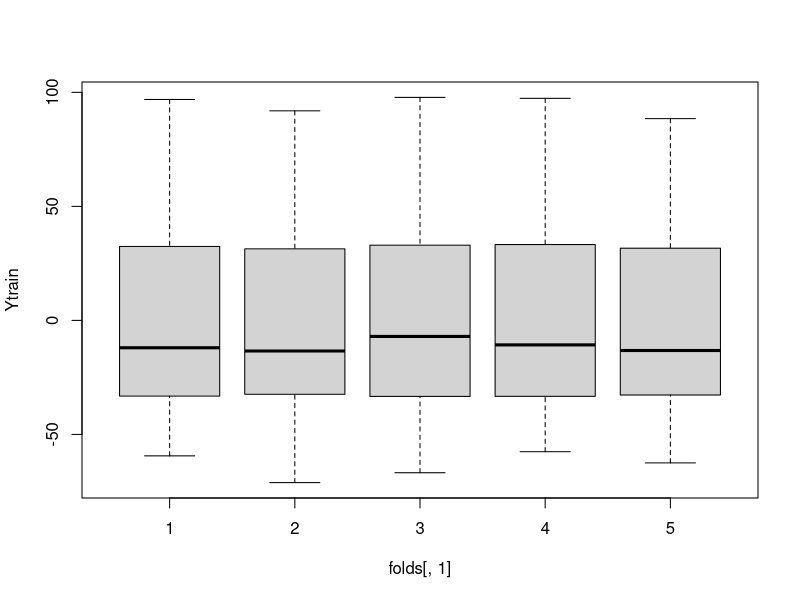
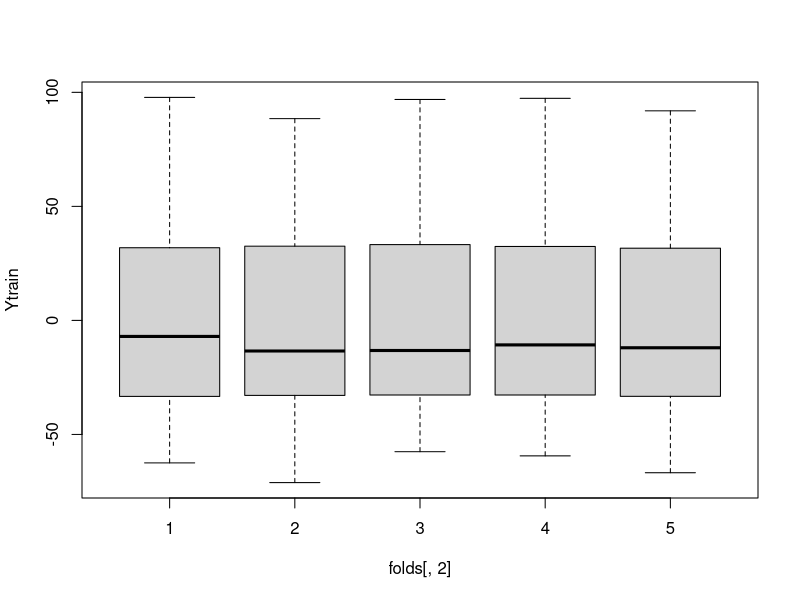
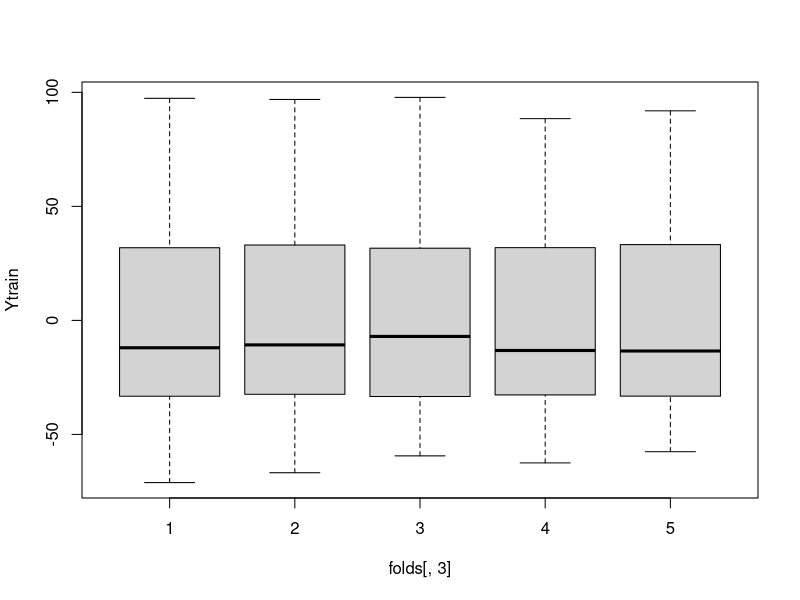
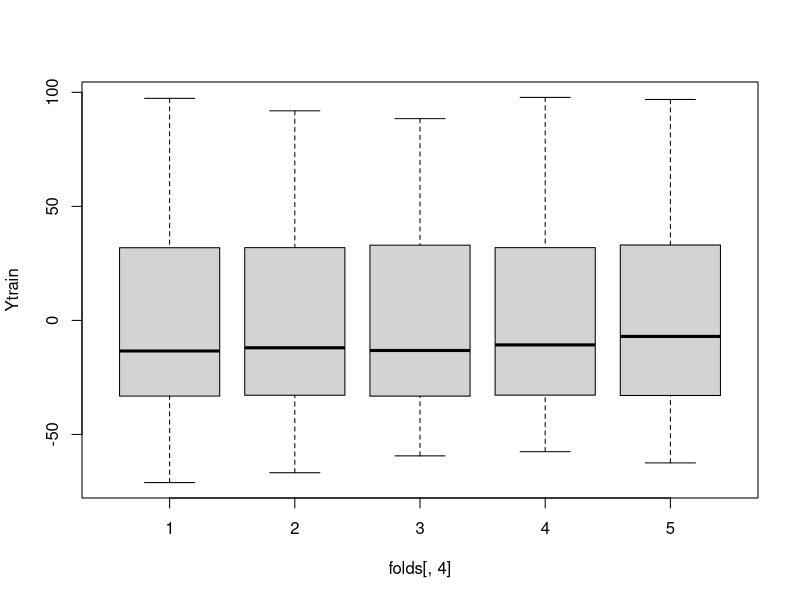
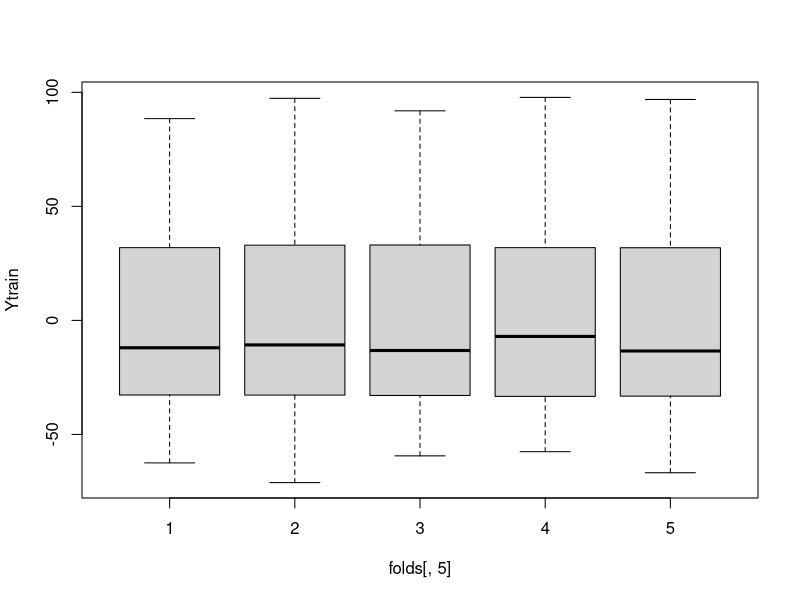
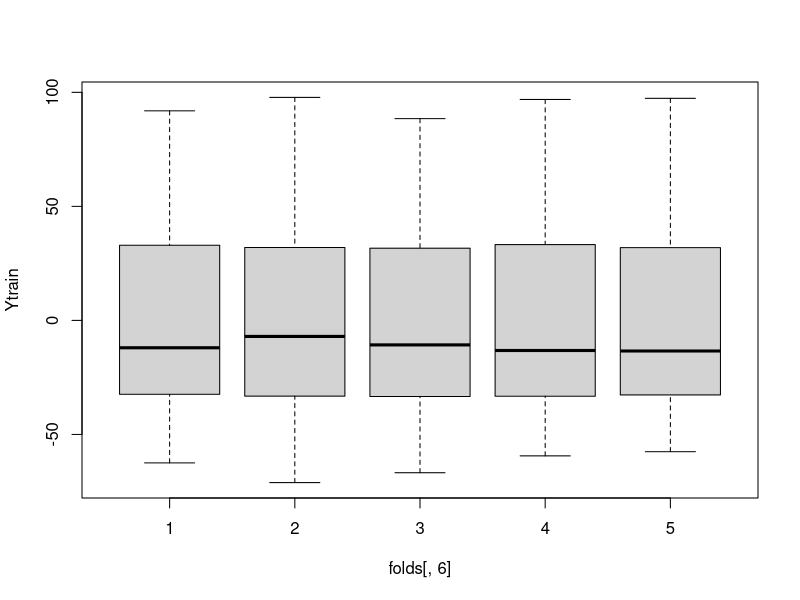
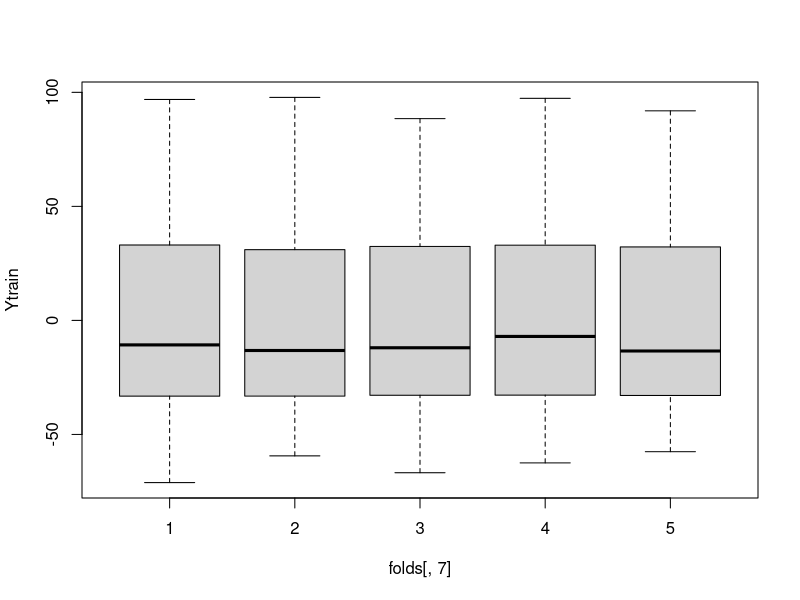
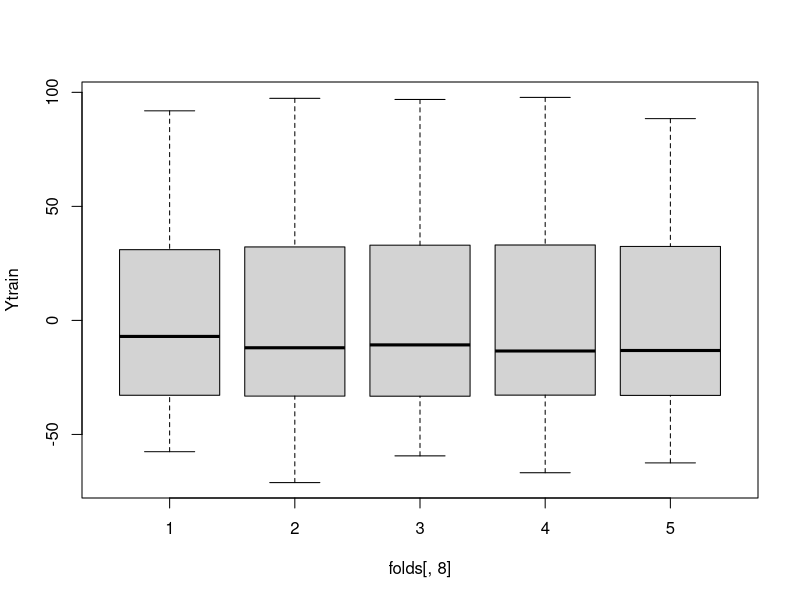

Write the R code that produced these figures, in order.
####################################################################
# Fused Sparse Group Lasso ABIDE Application
# Make 10 sets of 5-fold cross validation assignments
# stratified by adjusted SRS
####################################################################
# Script used for analyses reported in the manuscript
# "Incorporating Prior Information with Fused Sparse Group Lasso:
# Application to Prediction of Clinical Measures from Neuroimages"
### INPUTS: 
# srs_train.txt
### OUTPUTS:
# folds10.csv
####################################################################

######################################################
# LOAD DATA
######################################################
setwd('./data')
Ytraindata <- read.table('srs_train.txt', header=TRUE)
Ytrain <- Ytraindata[,3]

######################################################
# MAKE CV FOLD ASSIGNMENTS
######################################################
# get index for ordering of adjusted SRS
index <- sort.int(Ytrain, index.return=TRUE, decreasing=TRUE)$ix

# create 10 random CV fold assignments
# the numbers 1:5 sorted randomly, repeated 35 times
folds_unsorted <- matrix(nrow=175, ncol=10)
set.seed(13)
for(i in 1:10){
  folds_unsorted[,i] <- as.vector(replicate(35, sample(1:5)))
}

# reorder the rows
folds <- matrix(nrow=175, ncol=10)
for(j in 1:175){
  folds[index[j],] <- folds_unsorted[j,]
}

# check distributions
boxplot(Ytrain ~ folds[,1])
boxplot(Ytrain ~ folds[,2])
boxplot(Ytrain ~ folds[,3])
boxplot(Ytrain ~ folds[,4])
boxplot(Ytrain ~ folds[,5])
boxplot(Ytrain ~ folds[,6])
boxplot(Ytrain ~ folds[,7])
boxplot(Ytrain ~ folds[,8])
boxplot(Ytrain ~ folds[,9])
boxplot(Ytrain ~ folds[,10])

# save as csv
write.table(folds, 'folds10.csv', col.names=FALSE, row.names=FALSE, sep=',')
